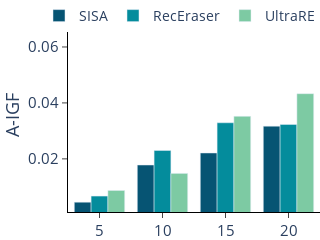

The cell this chart's notebook holds for it:
### Code cell
shard = ['5',"10","15",'20']
# fig = sp.make_subplots(rows=1, cols=1,horizontal_spacing=0.1)
sisa_acc = [0.0045 ,0.0178 ,0.0221 ,0.0317]
rec_acc =[0.0067 ,0.0230 ,0.0329 ,0.0323 ]
ul_acc =[0.0087 ,0.0148 ,0.0352 ,0.0433 ]
fig = go.Figure()
color_dict = ['#065473', '#048c9c', '#7dcaa3', '#81c784']

fig.add_trace(
    go.Bar(
        x=shard,
        y=sisa_acc,
        # mode="lines",
        marker=dict(color=color_dict[0]),
        showlegend=show,
        name='SISA'
    ))
fig.add_trace(
    go.Bar(
        x=shard,
        y=rec_acc,
        # mode="lines",
        marker=dict(color=color_dict[1]),
        showlegend=show,
        name='RecEraser'
    ))
fig.add_trace(
    go.Bar(
        x=shard,
        y=ul_acc,
        # mode="lines",
        marker=dict(color=color_dict[2]),
        showlegend=show,
        name='UltraRE'
    ))

fig.update_layout(
    plot_bgcolor='white',
    legend=dict(x=-0.1, y=1.1, traceorder='normal', orientation='h',font=dict(size=14)),
    width=290,
    height=210,
    font=dict(size=15),
    margin=dict(l=0, r=0, t=0, b=0),
)

fig.update_yaxes(title='A-IGF',
                 nticks=4,
                 range=(0.001,0.07),
                 showline=True,
                 ticks="outside",
                 tickson="boundaries",
                 ticklen=5,
                 # zeroline=True,
                 linecolor="black")
fig.update_xaxes(showline=True,
                 ticks="outside",
                 tickson="labels",
                 ticklen=5,
                 # zeroline=True,
                 linecolor="black")
fig.show()
fig.write_image('shard_fair.pdf', format='pdf')

### Figure 1 — Plotly figure (JSON) as saved in the notebook; plotly's stock layout.template omitted (floating-point values rounded to 4 significant figures)
{"data": [{"marker": {"color": "#065473"}, "name": "SISA", "showlegend": true, "x": ["5", "10", "15", "20"], "y": [0.0045, 0.0178, 0.0221, 0.0317], "type": "bar"}, {"marker": {"color": "#048c9c"}, "name": "RecEraser", "showlegend": true, "x": ["5", "10", "15", "20"], "y": [0.0067, 0.023, 0.0329, 0.0323], "type": "bar"}, {"marker": {"color": "#7dcaa3"}, "name": "UltraRE", "showlegend": true, "x": ["5", "10", "15", "20"], "y": [0.0087, 0.0148, 0.0352, 0.0433], "type": "bar"}], "layout": {"legend": {"font": {"size": 14}, "x": -0.1, "y": 1.1, "traceorder": "normal", "orientation": "h"}, "font": {"size": 15}, "margin": {"l": 0, "r": 0, "t": 0, "b": 0}, "plot_bgcolor": "white", "width": 290, "height": 210, "yaxis": {"title": {"text": "A-IGF"}, "nticks": 4, "range": [0.001, 0.07], "showline": true, "ticks": "outside", "tickson": "boundaries", "ticklen": 5, "linecolor": "black"}, "xaxis": {"showline": true, "ticks": "outside", "tickson": "labels", "ticklen": 5, "linecolor": "black"}}}
